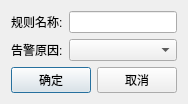
<?xml version="1.0" encoding="UTF-8"?>
<ui version="4.0">
 <class>NewAlarmRuleDialog</class>
 <widget class="QDialog" name="NewAlarmRuleDialog">
  <property name="geometry">
   <rect>
    <x>0</x>
    <y>0</y>
    <width>188</width>
    <height>97</height>
   </rect>
  </property>
  <property name="windowTitle">
   <string>告警规则</string>
  </property>
  <layout class="QVBoxLayout" name="verticalLayout">
   <item>
    <layout class="QGridLayout" name="gridLayout">
     <item row="0" column="0">
      <widget class="QLabel" name="label">
       <property name="text">
        <string>规则名称:</string>
       </property>
      </widget>
     </item>
     <item row="0" column="1">
      <widget class="QLineEdit" name="AlarmRuleLineEdit"/>
     </item>
     <item row="1" column="0">
      <widget class="QLabel" name="label_2">
       <property name="text">
        <string>告警原因:</string>
       </property>
      </widget>
     </item>
     <item row="1" column="1">
      <widget class="QComboBox" name="alarmCauseComboBox"/>
     </item>
    </layout>
   </item>
   <item>
    <layout class="QHBoxLayout" name="horizontalLayout">
     <item>
      <spacer name="horizontalSpacer">
       <property name="orientation">
        <enum>Qt::Horizontal</enum>
       </property>
       <property name="sizeHint" stdset="0">
        <size>
         <width>40</width>
         <height>20</height>
        </size>
       </property>
      </spacer>
     </item>
     <item>
      <widget class="QPushButton" name="okPushButton">
       <property name="text">
        <string>确定</string>
       </property>
      </widget>
     </item>
     <item>
      <widget class="QPushButton" name="cancelPushButton">
       <property name="text">
        <string>取消</string>
       </property>
      </widget>
     </item>
     <item>
      <spacer name="horizontalSpacer_2">
       <property name="orientation">
        <enum>Qt::Horizontal</enum>
       </property>
       <property name="sizeHint" stdset="0">
        <size>
         <width>40</width>
         <height>20</height>
        </size>
       </property>
      </spacer>
     </item>
    </layout>
   </item>
  </layout>
 </widget>
 <resources/>
 <connections/>
</ui>
